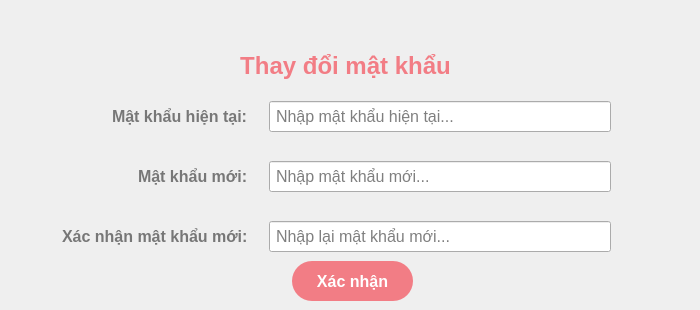
           <widget class="QWidget" name="sellerPasswordTab">
            <attribute name="title">
             <string>Đổi mật khẩu</string>
            </attribute>
            <widget class="QWidget" name="formWidget_3" native="true">
             <property name="geometry">
              <rect>
               <x>42</x>
               <y>101</y>
               <width>601</width>
               <height>151</height>
              </rect>
             </property>
             <property name="styleSheet">
              <string notr="true">QLabel {
	font-size: 16px;
	margin-left: 16px;
	font-weight: bold;
	color: #777;
}

QLineEdit {
	font-size: 16px;
	padding: 4px;
	margin-right: 32px;
}</string>
             </property>
             <layout class="QFormLayout" name="formLayout_6">
              <property name="labelAlignment">
               <set>Qt::AlignRight|Qt::AlignTrailing|Qt::AlignVCenter</set>
              </property>
              <property name="horizontalSpacing">
               <number>16</number>
              </property>
              <item row="0" column="0">
               <widget class="QLabel" name="label_42">
                <property name="text">
                 <string>Mật khẩu hiện tại:</string>
                </property>
               </widget>
              </item>
              <item row="0" column="1">
               <widget class="QLineEdit" name="sellerOldPassword">
                <property name="echoMode">
                 <enum>QLineEdit::Password</enum>
                </property>
                <property name="placeholderText">
                 <string>Nhập mật khẩu hiện tại...</string>
                </property>
               </widget>
              </item>
              <item row="2" column="0">
               <widget class="QLabel" name="label_43">
                <property name="text">
                 <string>Mật khẩu mới:</string>
                </property>
               </widget>
              </item>
              <item row="2" column="1">
               <widget class="QLineEdit" name="sellerNewPassword">
                <property name="echoMode">
                 <enum>QLineEdit::Password</enum>
                </property>
                <property name="placeholderText">
                 <string>Nhập mật khẩu mới...</string>
                </property>
               </widget>
              </item>
              <item row="4" column="0">
               <widget class="QLabel" name="label_44">
                <property name="text">
                 <string>Xác nhận mật khẩu mới:</string>
                </property>
               </widget>
              </item>
              <item row="4" column="1">
               <widget class="QLineEdit" name="sellerNewPasswordConfirm">
                <property name="echoMode">
                 <enum>QLineEdit::Password</enum>
                </property>
                <property name="placeholderText">
                 <string>Nhập lại mật khẩu mới...</string>
                </property>
               </widget>
              </item>
              <item row="1" column="0">
               <spacer name="verticalSpacer_16">
                <property name="orientation">
                 <enum>Qt::Vertical</enum>
                </property>
                <property name="sizeHint" stdset="0">
                 <size>
                  <width>20</width>
                  <height>40</height>
                 </size>
                </property>
               </spacer>
              </item>
              <item row="3" column="0">
               <spacer name="verticalSpacer_17">
                <property name="orientation">
                 <enum>Qt::Vertical</enum>
                </property>
                <property name="sizeHint" stdset="0">
                 <size>
                  <width>20</width>
                  <height>40</height>
                 </size>
                </property>
               </spacer>
              </item>
             </layout>
            </widget>
            <widget class="QPushButton" name="sellerPasswordBtn">
             <property name="geometry">
              <rect>
               <x>292</x>
               <y>261</y>
               <width>121</width>
               <height>40</height>
              </rect>
             </property>
             <property name="cursor">
              <cursorShape>PointingHandCursor</cursorShape>
             </property>
             <property name="styleSheet">
              <string notr="true">QPushButton {
	border-radius: 20px;
	color: white;
	font-size: 16px;
	font-weight: bold;
	background-color: #f27d85;
	border: none;
}
</string>
             </property>
             <property name="text">
              <string>Xác nhận</string>
             </property>
            </widget>
            <widget class="QLabel" name="label_45">
             <property name="geometry">
              <rect>
               <x>0</x>
               <y>45</y>
               <width>691</width>
               <height>41</height>
              </rect>
             </property>
             <property name="styleSheet">
              <string notr="true">font-size: 24px;
font-weight: bold;
color: #f27d85;</string>
             </property>
             <property name="text">
              <string>Thay đổi mật khẩu</string>
             </property>
             <property name="alignment">
              <set>Qt::AlignCenter</set>
             </property>
            </widget>
           </widget>
